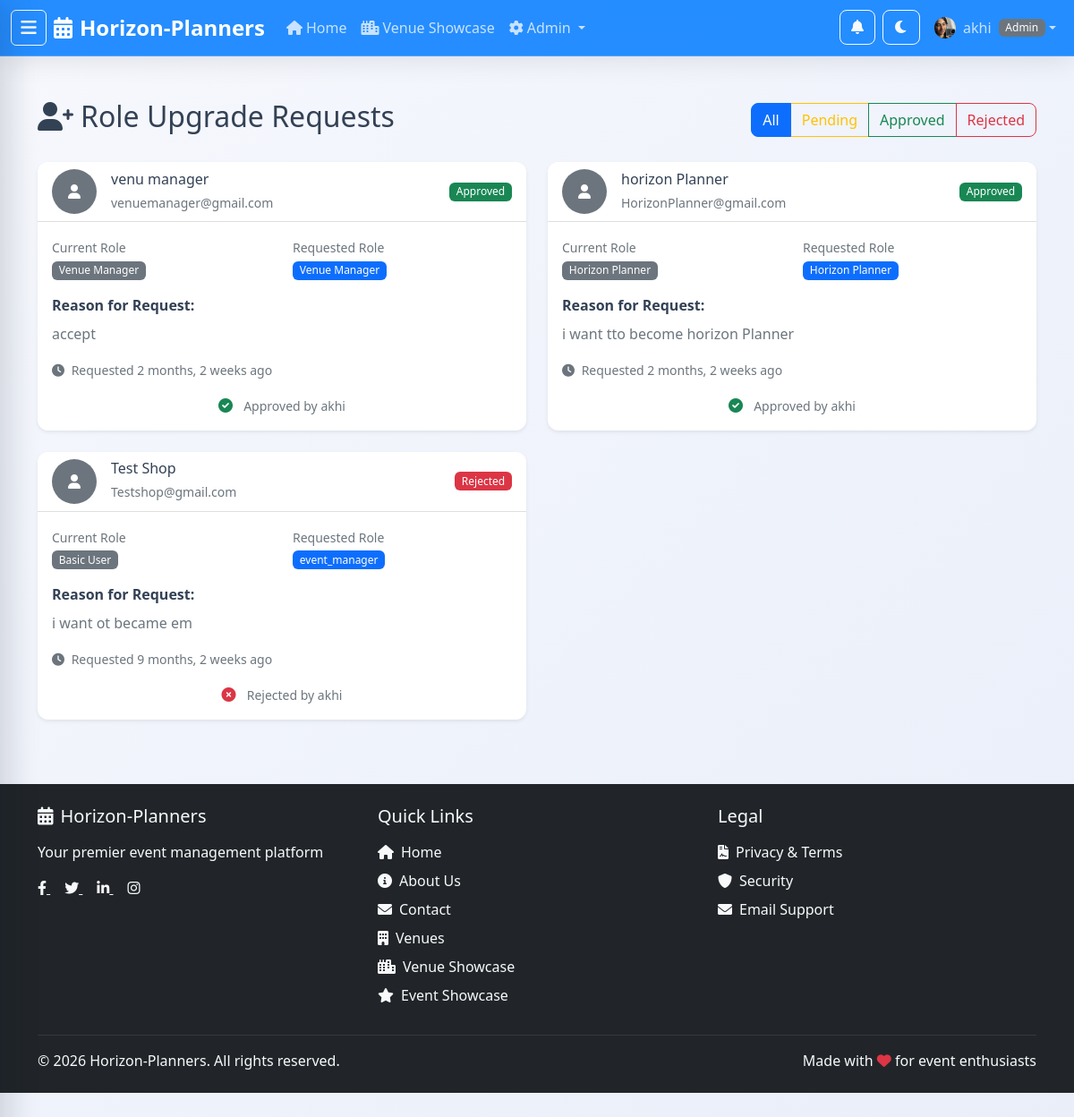
/auth/role-requests/ (signed in), run on an earlier commit of the app's database.
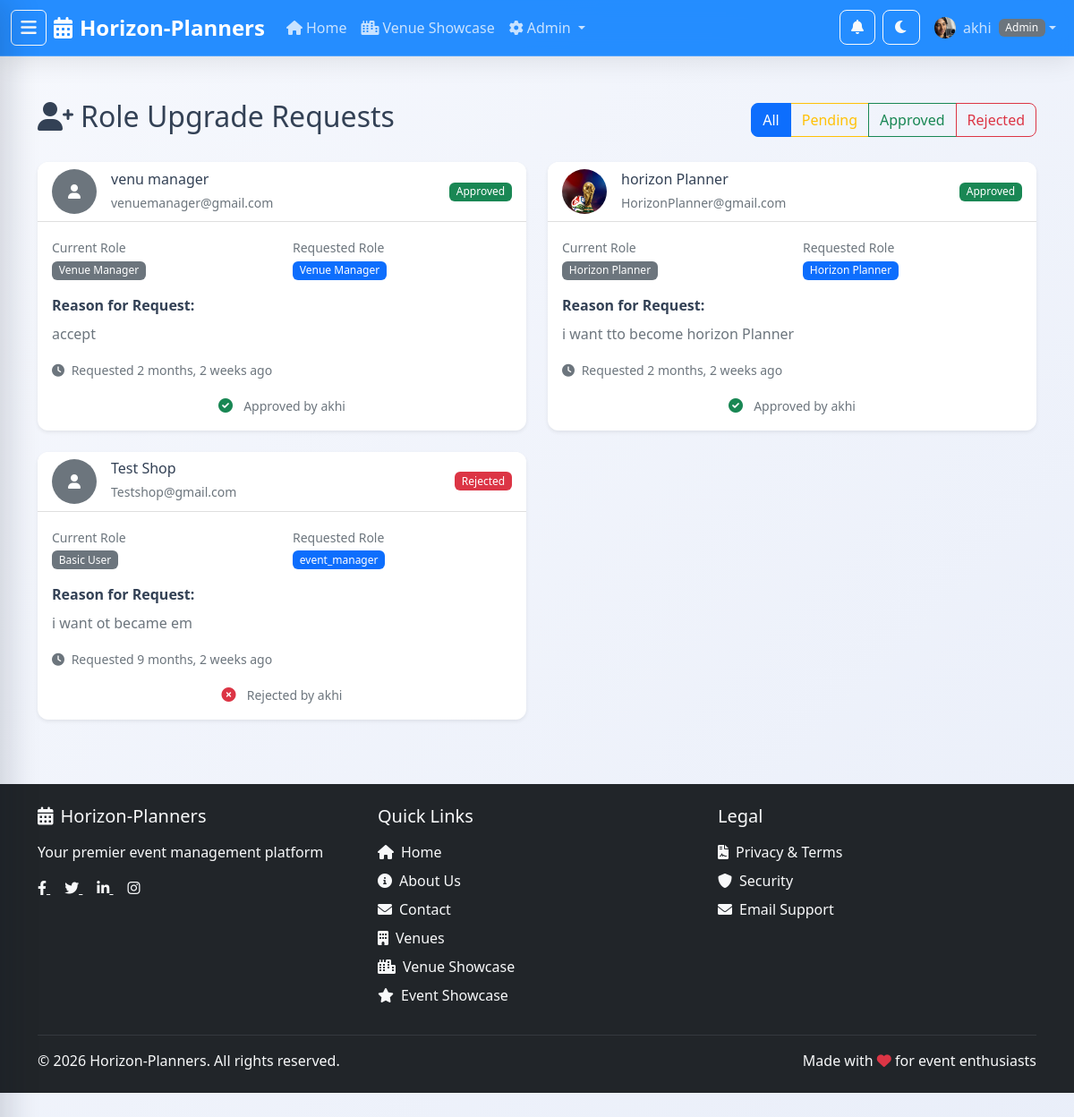
And on a later commit of the database.
### apps/users/models.py (models this page shows, shortened)
class RoleUpgradeRequest(models.Model):
    class RequestedRole(models.TextChoices):
        HORIZON_PLANNER = 'horizon_planner', 'Horizon Planner'
        VENUE_MANAGER = 'venue_manager', 'Venue Manager'
    class Status(models.TextChoices):
        PENDING = 'pending', 'Pending'
        APPROVED = 'approved', 'Approved'
        REJECTED = 'rejected', 'Rejected'
    user = models.ForeignKey(User, on_delete=models.CASCADE, related_name='upgrade_requests')
    requested_role = models.CharField(max_length=20, choices=RequestedRole.choices)
    reason = models.TextField(help_text='Reason for requesting role upgrade')
    status = models.CharField(max_length=20, choices=Status.choices, default=Status.PENDING)
    reviewed_by = models.ForeignKey(
        User,
        on_delete=models.SET_NULL,
        null=True,
        blank=True,
        related_name='reviewed_requests'
    )
    review_notes = models.TextField(blank=True)
    created_at = models.DateTimeField(auto_now_add=True)
    reviewed_at = models.DateTimeField(null=True, blank=True)
    class Meta:
        ordering = ['-created_at']
        unique_together = ['user', 'requested_role', 'status']

class User(AbstractUser):
    class Role(models.TextChoices):
        BASIC = 'basic', 'Basic User'
        HORIZON_PLANNER = 'horizon_planner', 'Horizon Planner'
        VENUE_MANAGER = 'venue_manager', 'Venue Manager'
        ADMIN = 'admin', 'Admin'
    role = models.CharField(
        max_length=20,
        choices=Role.choices,
        default=Role.BASIC,
        help_text='User role determines access permissions'
    )
    phone_number = models.CharField(max_length=20, blank=True, null=True)
    date_of_birth = models.DateField(blank=True, null=True)
    profile_picture = models.ImageField(upload_to='profile_pictures/', blank=True, null=True)
    created_at = models.DateTimeField(auto_now_add=True)
    updated_at = models.DateTimeField(auto_now=True)
    @property
    def is_basic_user(self):
        return self.role == self.Role.BASIC
    @property
    def is_horizon_planner(self):
        return self.role == self.Role.HORIZON_PLANNER
    @property
    def is_venue_manager(self):
        return self.role == self.Role.VENUE_MANAGER
    @property
    def is_admin_user(self):
        return self.role == self.Role.ADMIN or self.is_superuser

### apps/users/views.py (the view)
# urls.py: path('role-requests/', views.RoleRequestListView.as_view(), name='role_requests'),
class RoleRequestListView(AdminRequiredMixin, ListView):
    model = RoleUpgradeRequest
    template_name = 'users/role_requests.html'
    context_object_name = 'requests'
    paginate_by = CONTENT_CARDS_PER_PAGE
    def get_queryset(self):
        return RoleUpgradeRequest.objects.all().order_by('-created_at')

### apps/users/views.py (called while the page is built)
    def test_func(self):
        return self.request.user.is_authenticated and self.request.user.is_admin_user

### templates/users/role_requests.html (shortened to what the changed rows need)
{% extends 'base.html' %}
{% load static %}
{% block content %}
<div class="container my-5">
    <div class="row">
        <div class="col-12">
            <div class="d-flex justify-content-between align-items-center mb-4">
                <h2><i class="fas fa-user-plus me-2"></i>Role Upgrade Requests</h2>
            </div>
        </div>
    </div>
    {% if requests %}
        <div class="row">
            {% for request in requests %}
                <div class="col-lg-6 mb-4 request-card" data-status="{{ request.status }}">
                    <div class="card h-100">
                        <div class="card-header d-flex justify-content-between align-items-center">
                            <div class="d-flex align-items-center">
                                <div class="me-3">
                                    {% if request.user.profile_picture %}
                                        <img src="{{ request.user.profile_picture.url }}"
                                             class="rounded-circle"
                                             style="width: 50px; height: 50px; object-fit: cover;">
                                    {% else %}
                                        <div class="bg-secondary rounded-circle d-flex align-items-center justify-content-center"
                                             style="width: 50px; height: 50px;">
                                            <i class="fas fa-user text-white"></i>
                                        </div>
                                    {% endif %}
                                </div>
                                <div>
                                    <h6 class="mb-1">{{ request.user.get_full_name|default:request.user.username }}</h6>
                                    <small class="text-muted">{{ request.user.email }}</small>
                                </div>
                            </div>
                            <span class="badge bg-{% if request.status == 'pending' %}warning{% elif request.status == 'approved' %}success{% elif request.status == 'rejected' %}danger{% endif %}">
                                {{ request.get_status_display }}
                            </span>
                        </div>
                        <div class="card-body">
                            <div class="row mb-3">
                                <div class="col-6">
                                    <small class="text-muted">Current Role</small><br>
                                    <span class="badge bg-secondary">{{ request.user.get_role_display }}</span>
                                </div>
                                <div class="col-6">
                                    <small class="text-muted">Requested Role</small><br>
                                    <span class="badge bg-primary">{{ request.get_requested_role_display }}</span>
                                </div>
                            </div>
                            <div class="mb-3">
                                <strong>Reason for Request:</strong>
                                <p class="mt-2 text-muted">{{ request.reason|default:"No reason provided." }}</p>
                            </div>
                            <div class="mb-3">
                                <small class="text-muted">
                                    <i class="fas fa-clock me-1"></i>
                                    Requested {{ request.created_at|timesince }} ago
                                </small>
                            </div>
                            {% if request.status == 'pending' %}
                                <div class="d-flex gap-2">
                                    <button type="button"
                                            class="btn btn-success flex-fill approve-request"
                                            data-request-id="{{ request.id }}"
                                            data-action-url="{% url 'users:approve_role_request' request.id %}"
                                            data-user-name="{{ request.user.get_full_name|default:request.user.username }}">
                                        <i class="fas fa-check me-2"></i>Approve
                                    </button>
                                    <button type="button"
                                            class="btn btn-danger flex-fill reject-request"
                                            data-request-id="{{ request.id }}"
                                            data-action-url="{% url 'users:reject_role_request' request.id %}"
                                            data-user-name="{{ request.user.get_full_name|default:request.user.username }}">
                                        <i class="fas fa-times me-2"></i>Reject
                                    </button>
                                </div>
                            {% elif request.status == 'approved' %}
                                <div class="text-center">
                                    <i class="fas fa-check-circle text-success me-2"></i>
                                    <small class="text-muted">Approved by {{ request.reviewed_by.get_full_name|default:request.reviewed_by.username }}</small>
                                </div>
                            {% elif request.status == 'rejected' %}
                                <div class="text-center">
                                    <i class="fas fa-times-circle text-danger me-2"></i>
                                    <small class="text-muted">Rejected by {{ request.reviewed_by.get_full_name|default:request.reviewed_by.username }}</small>
                                </div>
                            {% endif %}
                        </div>
                    </div>
                </div>
            {% endfor %}
        </div>
    {% endif %}
</div>
{% endblock %}

What changed in the data, as far as the page shows it:
changed through a linked row, RoleUpgradeRequest "i want tto become horizon Planner": user.profile_picture: picture added
